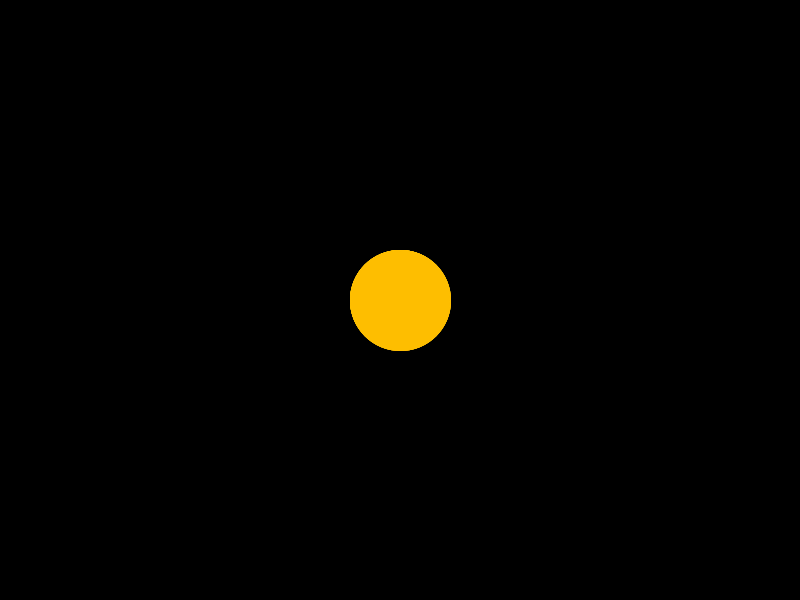
Frame 1 (no input)
Frame 60 (the mouse pressed at the canvas centre just before this capture): identical to frame 1, image omitted
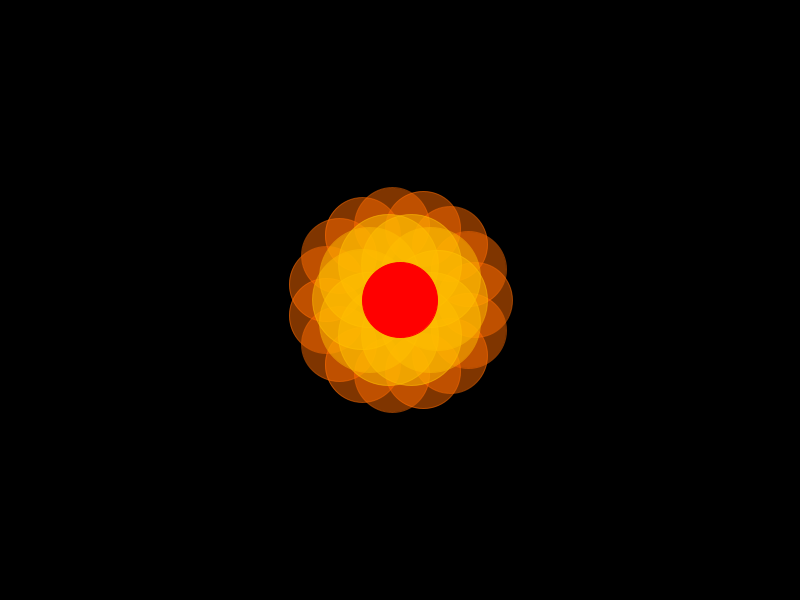
Frame 120 (the mouse held since frame 60 and released just before this capture)

The Processing sketch that drew these frames (run headless with seeded random() and noise(); from frame 60 on, the mouse is pressed at the canvas centre):

// Processing sketch: sketch_02_blooming_flower
// ── sketch_02_blooming_flower.pde
float centerSize = 50;

void setup() {
  size(800, 600);
  background(0);
  colorMode(HSB, 360, 100, 100, 100);
}

void draw() {
  background(0);

  pushMatrix();
  pushStyle();
  translate(width*0.5, height*0.5);
  centerSize = map(mouseX, 0, width, 0, 150);
  
  for (int i = 0; i < 15; i++) {
    fill(25, 100, 100, 50);
    stroke (25, 100, 100, 50);
    strokeWeight(1);

    float x = cos(i*(TWO_PI )/15)*centerSize;
    float y = sin(i*(TWO_PI)/15)*centerSize;
    float rad = 75;
    ellipse(x, y, rad, rad);
  }
 
  for (int i = 0; i < 10; i++) {
    fill(45, 100, 100, 50);
    stroke (45, 100, 100, 50);
    strokeWeight(1);

    float x = cos(i*(TWO_PI)/10)*centerSize/2;
    float y = sin(i*(TWO_PI)/10)*centerSize/2;
    float rad = 100;
    ellipse(x, y, rad, rad);
  }
 
  fill(0, 100, 100, 100);
  stroke (0, 100, 100, 100);
  strokeWeight(1);
  ellipse(0, 0, centerSize, centerSize);

  popStyle();
  popMatrix();
}
